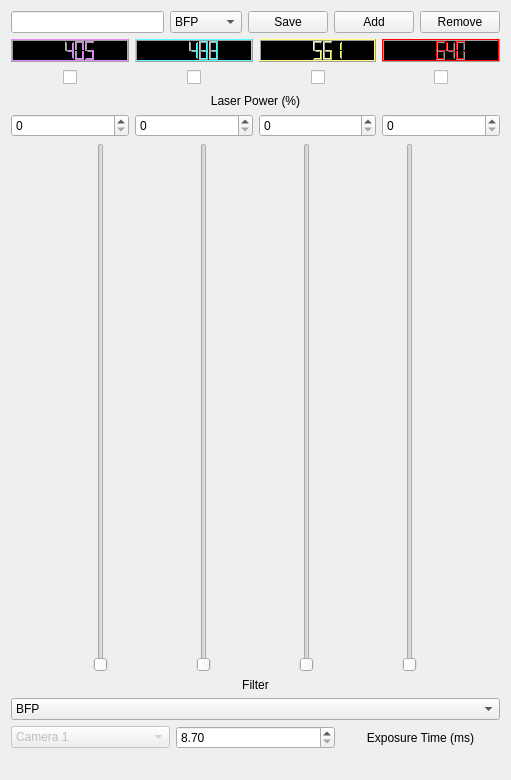
<?xml version="1.0" encoding="UTF-8"?>
<ui version="4.0">
 <class>Form</class>
 <widget class="QWidget" name="Form">
  <property name="geometry">
   <rect>
    <x>0</x>
    <y>0</y>
    <width>511</width>
    <height>780</height>
   </rect>
  </property>
  <property name="windowTitle">
   <string>Form</string>
  </property>
  <layout class="QVBoxLayout" name="verticalLayout">
   <item>
    <layout class="QHBoxLayout" name="horizontalLayout_12">
     <item>
      <widget class="QLineEdit" name="lineEdit_channel_name">
       <property name="minimumSize">
        <size>
         <width>80</width>
         <height>0</height>
        </size>
       </property>
       <property name="text">
        <string/>
       </property>
      </widget>
     </item>
     <item>
      <widget class="QComboBox" name="comboBox_channel_name">
       <item>
        <property name="text">
         <string>BFP</string>
        </property>
       </item>
       <item>
        <property name="text">
         <string>GFP</string>
        </property>
       </item>
       <item>
        <property name="text">
         <string>CY3.5</string>
        </property>
       </item>
       <item>
        <property name="text">
         <string>TexRed</string>
        </property>
       </item>
      </widget>
     </item>
     <item>
      <widget class="QPushButton" name="pb_channel_save">
       <property name="enabled">
        <bool>true</bool>
       </property>
       <property name="text">
        <string>Save</string>
       </property>
      </widget>
     </item>
     <item>
      <widget class="QPushButton" name="pb_channel_add">
       <property name="text">
        <string>Add</string>
       </property>
      </widget>
     </item>
     <item>
      <widget class="QPushButton" name="pb_channel_remove">
       <property name="enabled">
        <bool>true</bool>
       </property>
       <property name="text">
        <string>Remove</string>
       </property>
      </widget>
     </item>
    </layout>
   </item>
   <item>
    <layout class="QHBoxLayout" name="horizontalLayout_17">
     <item>
      <widget class="QLCDNumber" name="lcdNumber_laser_405">
       <property name="palette">
        <palette>
         <active>
          <colorrole role="Light">
           <brush brushstyle="SolidPattern">
            <color alpha="255">
             <red>226</red>
             <green>137</green>
             <blue>255</blue>
            </color>
           </brush>
          </colorrole>
          <colorrole role="Base">
           <brush brushstyle="SolidPattern">
            <color alpha="255">
             <red>255</red>
             <green>255</green>
             <blue>255</blue>
            </color>
           </brush>
          </colorrole>
          <colorrole role="Window">
           <brush brushstyle="SolidPattern">
            <color alpha="255">
             <red>0</red>
             <green>0</green>
             <blue>0</blue>
            </color>
           </brush>
          </colorrole>
         </active>
         <inactive>
          <colorrole role="Light">
           <brush brushstyle="SolidPattern">
            <color alpha="255">
             <red>226</red>
             <green>137</green>
             <blue>255</blue>
            </color>
           </brush>
          </colorrole>
          <colorrole role="Base">
           <brush brushstyle="SolidPattern">
            <color alpha="255">
             <red>255</red>
             <green>255</green>
             <blue>255</blue>
            </color>
           </brush>
          </colorrole>
          <colorrole role="Window">
           <brush brushstyle="SolidPattern">
            <color alpha="255">
             <red>0</red>
             <green>0</green>
             <blue>0</blue>
            </color>
           </brush>
          </colorrole>
         </inactive>
         <disabled>
          <colorrole role="Light">
           <brush brushstyle="SolidPattern">
            <color alpha="255">
             <red>226</red>
             <green>137</green>
             <blue>255</blue>
            </color>
           </brush>
          </colorrole>
          <colorrole role="Base">
           <brush brushstyle="SolidPattern">
            <color alpha="255">
             <red>0</red>
             <green>0</green>
             <blue>0</blue>
            </color>
           </brush>
          </colorrole>
          <colorrole role="Window">
           <brush brushstyle="SolidPattern">
            <color alpha="255">
             <red>0</red>
             <green>0</green>
             <blue>0</blue>
            </color>
           </brush>
          </colorrole>
         </disabled>
        </palette>
       </property>
       <property name="autoFillBackground">
        <bool>true</bool>
       </property>
       <property name="smallDecimalPoint">
        <bool>false</bool>
       </property>
       <property name="value" stdset="0">
        <double>405.000000000000000</double>
       </property>
      </widget>
     </item>
     <item>
      <widget class="QLCDNumber" name="lcdNumber_laser_488">
       <property name="palette">
        <palette>
         <active>
          <colorrole role="Light">
           <brush brushstyle="SolidPattern">
            <color alpha="255">
             <red>85</red>
             <green>255</green>
             <blue>255</blue>
            </color>
           </brush>
          </colorrole>
          <colorrole role="Base">
           <brush brushstyle="SolidPattern">
            <color alpha="255">
             <red>255</red>
             <green>255</green>
             <blue>255</blue>
            </color>
           </brush>
          </colorrole>
          <colorrole role="Window">
           <brush brushstyle="SolidPattern">
            <color alpha="255">
             <red>0</red>
             <green>0</green>
             <blue>0</blue>
            </color>
           </brush>
          </colorrole>
         </active>
         <inactive>
          <colorrole role="Light">
           <brush brushstyle="SolidPattern">
            <color alpha="255">
             <red>85</red>
             <green>255</green>
             <blue>255</blue>
            </color>
           </brush>
          </colorrole>
          <colorrole role="Base">
           <brush brushstyle="SolidPattern">
            <color alpha="255">
             <red>255</red>
             <green>255</green>
             <blue>255</blue>
            </color>
           </brush>
          </colorrole>
          <colorrole role="Window">
           <brush brushstyle="SolidPattern">
            <color alpha="255">
             <red>0</red>
             <green>0</green>
             <blue>0</blue>
            </color>
           </brush>
          </colorrole>
         </inactive>
         <disabled>
          <colorrole role="Light">
           <brush brushstyle="SolidPattern">
            <color alpha="255">
             <red>85</red>
             <green>255</green>
             <blue>255</blue>
            </color>
           </brush>
          </colorrole>
          <colorrole role="Base">
           <brush brushstyle="SolidPattern">
            <color alpha="255">
             <red>0</red>
             <green>0</green>
             <blue>0</blue>
            </color>
           </brush>
          </colorrole>
          <colorrole role="Window">
           <brush brushstyle="SolidPattern">
            <color alpha="255">
             <red>0</red>
             <green>0</green>
             <blue>0</blue>
            </color>
           </brush>
          </colorrole>
         </disabled>
        </palette>
       </property>
       <property name="autoFillBackground">
        <bool>true</bool>
       </property>
       <property name="smallDecimalPoint">
        <bool>false</bool>
       </property>
       <property name="value" stdset="0">
        <double>488.000000000000000</double>
       </property>
      </widget>
     </item>
     <item>
      <widget class="QLCDNumber" name="lcdNumber_laser_561">
       <property name="palette">
        <palette>
         <active>
          <colorrole role="Light">
           <brush brushstyle="SolidPattern">
            <color alpha="255">
             <red>255</red>
             <green>255</green>
             <blue>127</blue>
            </color>
           </brush>
          </colorrole>
          <colorrole role="Base">
           <brush brushstyle="SolidPattern">
            <color alpha="255">
             <red>255</red>
             <green>255</green>
             <blue>255</blue>
            </color>
           </brush>
          </colorrole>
          <colorrole role="Window">
           <brush brushstyle="SolidPattern">
            <color alpha="255">
             <red>0</red>
             <green>0</green>
             <blue>0</blue>
            </color>
           </brush>
          </colorrole>
         </active>
         <inactive>
          <colorrole role="Light">
           <brush brushstyle="SolidPattern">
            <color alpha="255">
             <red>255</red>
             <green>255</green>
             <blue>127</blue>
            </color>
           </brush>
          </colorrole>
          <colorrole role="Base">
           <brush brushstyle="SolidPattern">
            <color alpha="255">
             <red>255</red>
             <green>255</green>
             <blue>255</blue>
            </color>
           </brush>
          </colorrole>
          <colorrole role="Window">
           <brush brushstyle="SolidPattern">
            <color alpha="255">
             <red>0</red>
             <green>0</green>
             <blue>0</blue>
            </color>
           </brush>
          </colorrole>
         </inactive>
         <disabled>
          <colorrole role="Light">
           <brush brushstyle="SolidPattern">
            <color alpha="255">
             <red>255</red>
             <green>255</green>
             <blue>127</blue>
            </color>
           </brush>
          </colorrole>
          <colorrole role="Base">
           <brush brushstyle="SolidPattern">
            <color alpha="255">
             <red>0</red>
             <green>0</green>
             <blue>0</blue>
            </color>
           </brush>
          </colorrole>
          <colorrole role="Window">
           <brush brushstyle="SolidPattern">
            <color alpha="255">
             <red>0</red>
             <green>0</green>
             <blue>0</blue>
            </color>
           </brush>
          </colorrole>
         </disabled>
        </palette>
       </property>
       <property name="autoFillBackground">
        <bool>true</bool>
       </property>
       <property name="smallDecimalPoint">
        <bool>false</bool>
       </property>
       <property name="value" stdset="0">
        <double>561.000000000000000</double>
       </property>
      </widget>
     </item>
     <item>
      <widget class="QLCDNumber" name="lcdNumber_laser_640">
       <property name="palette">
        <palette>
         <active>
          <colorrole role="Light">
           <brush brushstyle="SolidPattern">
            <color alpha="255">
             <red>255</red>
             <green>0</green>
             <blue>0</blue>
            </color>
           </brush>
          </colorrole>
          <colorrole role="Base">
           <brush brushstyle="SolidPattern">
            <color alpha="255">
             <red>255</red>
             <green>255</green>
             <blue>255</blue>
            </color>
           </brush>
          </colorrole>
          <colorrole role="Window">
           <brush brushstyle="SolidPattern">
            <color alpha="255">
             <red>0</red>
             <green>0</green>
             <blue>0</blue>
            </color>
           </brush>
          </colorrole>
         </active>
         <inactive>
          <colorrole role="Light">
           <brush brushstyle="SolidPattern">
            <color alpha="255">
             <red>255</red>
             <green>0</green>
             <blue>0</blue>
            </color>
           </brush>
          </colorrole>
          <colorrole role="Base">
           <brush brushstyle="SolidPattern">
            <color alpha="255">
             <red>255</red>
             <green>255</green>
             <blue>255</blue>
            </color>
           </brush>
          </colorrole>
          <colorrole role="Window">
           <brush brushstyle="SolidPattern">
            <color alpha="255">
             <red>0</red>
             <green>0</green>
             <blue>0</blue>
            </color>
           </brush>
          </colorrole>
         </inactive>
         <disabled>
          <colorrole role="Light">
           <brush brushstyle="SolidPattern">
            <color alpha="255">
             <red>255</red>
             <green>0</green>
             <blue>0</blue>
            </color>
           </brush>
          </colorrole>
          <colorrole role="Base">
           <brush brushstyle="SolidPattern">
            <color alpha="255">
             <red>0</red>
             <green>0</green>
             <blue>0</blue>
            </color>
           </brush>
          </colorrole>
          <colorrole role="Window">
           <brush brushstyle="SolidPattern">
            <color alpha="255">
             <red>0</red>
             <green>0</green>
             <blue>0</blue>
            </color>
           </brush>
          </colorrole>
         </disabled>
        </palette>
       </property>
       <property name="autoFillBackground">
        <bool>true</bool>
       </property>
       <property name="smallDecimalPoint">
        <bool>false</bool>
       </property>
       <property name="value" stdset="0">
        <double>640.000000000000000</double>
       </property>
      </widget>
     </item>
    </layout>
   </item>
   <item>
    <layout class="QHBoxLayout" name="horizontalLayout_19">
     <item>
      <layout class="QHBoxLayout" name="horizontalLayout_6">
       <item>
        <spacer name="horizontalSpacer">
         <property name="orientation">
          <enum>Qt::Horizontal</enum>
         </property>
         <property name="sizeHint" stdset="0">
          <size>
           <width>18</width>
           <height>20</height>
          </size>
         </property>
        </spacer>
       </item>
       <item>
        <widget class="QCheckBox" name="checkBox_laser_405">
         <property name="toolTip">
          <string>Enable or disable the 405 nm channel for acquisition (Snoutscope protocol).</string>
         </property>
         <property name="text">
          <string/>
         </property>
        </widget>
       </item>
       <item>
        <spacer name="horizontalSpacer_2">
         <property name="orientation">
          <enum>Qt::Horizontal</enum>
         </property>
         <property name="sizeHint" stdset="0">
          <size>
           <width>18</width>
           <height>20</height>
          </size>
         </property>
        </spacer>
       </item>
      </layout>
     </item>
     <item>
      <layout class="QHBoxLayout" name="horizontalLayout_9">
       <item>
        <spacer name="horizontalSpacer_6">
         <property name="orientation">
          <enum>Qt::Horizontal</enum>
         </property>
         <property name="sizeHint" stdset="0">
          <size>
           <width>18</width>
           <height>20</height>
          </size>
         </property>
        </spacer>
       </item>
       <item>
        <widget class="QCheckBox" name="checkBox_laser_488">
         <property name="toolTip">
          <string>Enable or disable the 488 nm channel for acquisition (Snoutscope protocol).</string>
         </property>
         <property name="text">
          <string/>
         </property>
        </widget>
       </item>
       <item>
        <spacer name="horizontalSpacer_3">
         <property name="orientation">
          <enum>Qt::Horizontal</enum>
         </property>
         <property name="sizeHint" stdset="0">
          <size>
           <width>18</width>
           <height>20</height>
          </size>
         </property>
        </spacer>
       </item>
      </layout>
     </item>
     <item>
      <layout class="QHBoxLayout" name="horizontalLayout_10">
       <item>
        <spacer name="horizontalSpacer_7">
         <property name="orientation">
          <enum>Qt::Horizontal</enum>
         </property>
         <property name="sizeHint" stdset="0">
          <size>
           <width>18</width>
           <height>20</height>
          </size>
         </property>
        </spacer>
       </item>
       <item>
        <widget class="QCheckBox" name="checkBox_laser_561">
         <property name="toolTip">
          <string>Enable or disable the 561 nm channel for acquisition (Snoutscope protocol).</string>
         </property>
         <property name="text">
          <string/>
         </property>
        </widget>
       </item>
       <item>
        <spacer name="horizontalSpacer_4">
         <property name="orientation">
          <enum>Qt::Horizontal</enum>
         </property>
         <property name="sizeHint" stdset="0">
          <size>
           <width>18</width>
           <height>20</height>
          </size>
         </property>
        </spacer>
       </item>
      </layout>
     </item>
     <item>
      <layout class="QHBoxLayout" name="horizontalLayout_11">
       <item>
        <spacer name="horizontalSpacer_8">
         <property name="orientation">
          <enum>Qt::Horizontal</enum>
         </property>
         <property name="sizeHint" stdset="0">
          <size>
           <width>18</width>
           <height>20</height>
          </size>
         </property>
        </spacer>
       </item>
       <item>
        <widget class="QCheckBox" name="checkBox_laser_640">
         <property name="toolTip">
          <string>Enable or disable the 640 nm channel for acquisition (Snoutscope protocol).</string>
         </property>
         <property name="text">
          <string/>
         </property>
        </widget>
       </item>
       <item>
        <spacer name="horizontalSpacer_5">
         <property name="orientation">
          <enum>Qt::Horizontal</enum>
         </property>
         <property name="sizeHint" stdset="0">
          <size>
           <width>18</width>
           <height>20</height>
          </size>
         </property>
        </spacer>
       </item>
      </layout>
     </item>
    </layout>
   </item>
   <item>
    <widget class="QLabel" name="label_laser_power">
     <property name="autoFillBackground">
      <bool>false</bool>
     </property>
     <property name="text">
      <string>Laser Power (%)</string>
     </property>
     <property name="alignment">
      <set>Qt::AlignCenter</set>
     </property>
    </widget>
   </item>
   <item>
    <layout class="QHBoxLayout" name="horizontalLayout_13">
     <item>
      <widget class="QSpinBox" name="spinBox_laser_405">
       <property name="toolTip">
        <string>Set the laser power for the 405 nm channel as a percentage of its maximum output.</string>
       </property>
       <property name="maximum">
        <number>100</number>
       </property>
      </widget>
     </item>
     <item>
      <widget class="QSpinBox" name="spinBox_laser_488">
       <property name="toolTip">
        <string>Set the laser power for the 488 nm channel as a percentage of its maximum output.</string>
       </property>
       <property name="maximum">
        <number>100</number>
       </property>
      </widget>
     </item>
     <item>
      <widget class="QSpinBox" name="spinBox_laser_561">
       <property name="toolTip">
        <string>Set the laser power for the 561 nm channel as a percentage of its maximum output.</string>
       </property>
       <property name="maximum">
        <number>100</number>
       </property>
      </widget>
     </item>
     <item>
      <widget class="QSpinBox" name="spinBox_laser_640">
       <property name="toolTip">
        <string>Set the laser power for the 640 nm channel as a percentage of its maximum output.</string>
       </property>
       <property name="maximum">
        <number>100</number>
       </property>
      </widget>
     </item>
    </layout>
   </item>
   <item>
    <layout class="QHBoxLayout" name="horizontalLayout_14">
     <item>
      <widget class="QSlider" name="slider_laser_405">
       <property name="maximumSize">
        <size>
         <width>16777215</width>
         <height>16777215</height>
        </size>
       </property>
       <property name="toolTip">
        <string>Set the laser power for the 405 nm channel as a percentage of its maximum output.</string>
       </property>
       <property name="maximum">
        <number>100</number>
       </property>
       <property name="orientation">
        <enum>Qt::Vertical</enum>
       </property>
      </widget>
     </item>
     <item>
      <widget class="QSlider" name="slider_laser_488">
       <property name="maximumSize">
        <size>
         <width>16777215</width>
         <height>16777215</height>
        </size>
       </property>
       <property name="toolTip">
        <string>Set the laser power for the 488 nm channel as a percentage of its maximum output.</string>
       </property>
       <property name="maximum">
        <number>100</number>
       </property>
       <property name="orientation">
        <enum>Qt::Vertical</enum>
       </property>
      </widget>
     </item>
     <item>
      <widget class="QSlider" name="slider_laser_561">
       <property name="maximumSize">
        <size>
         <width>16777215</width>
         <height>16777215</height>
        </size>
       </property>
       <property name="toolTip">
        <string>Set the laser power for the 561 nm channel as a percentage of its maximum output.</string>
       </property>
       <property name="maximum">
        <number>100</number>
       </property>
       <property name="orientation">
        <enum>Qt::Vertical</enum>
       </property>
      </widget>
     </item>
     <item>
      <widget class="QSlider" name="slider_laser_640">
       <property name="maximumSize">
        <size>
         <width>16777215</width>
         <height>16777215</height>
        </size>
       </property>
       <property name="toolTip">
        <string>Set the laser power for the 640 nm channel as a percentage of its maximum output.</string>
       </property>
       <property name="maximum">
        <number>100</number>
       </property>
       <property name="orientation">
        <enum>Qt::Vertical</enum>
       </property>
      </widget>
     </item>
    </layout>
   </item>
   <item>
    <widget class="QLabel" name="label_channel_filter">
     <property name="text">
      <string>Filter</string>
     </property>
     <property name="alignment">
      <set>Qt::AlignCenter</set>
     </property>
    </widget>
   </item>
   <item>
    <widget class="QComboBox" name="comboBox_channel_filter">
     <item>
      <property name="text">
       <string>BFP</string>
      </property>
     </item>
     <item>
      <property name="text">
       <string>GFP</string>
      </property>
     </item>
     <item>
      <property name="text">
       <string>CY3.5</string>
      </property>
     </item>
     <item>
      <property name="text">
       <string>TexRed</string>
      </property>
     </item>
    </widget>
   </item>
   <item>
    <layout class="QHBoxLayout" name="horizontalLayout_15">
     <item>
      <widget class="QComboBox" name="comboBox_channel_camera">
       <property name="enabled">
        <bool>false</bool>
       </property>
       <property name="minimumSize">
        <size>
         <width>90</width>
         <height>0</height>
        </size>
       </property>
       <property name="toolTip">
        <string>Select the camera to be used for the 405 nm channel.</string>
       </property>
       <item>
        <property name="text">
         <string>Camera 1</string>
        </property>
       </item>
      </widget>
     </item>
     <item>
      <widget class="QDoubleSpinBox" name="spinBox_channel_exposure_time">
       <property name="toolTip">
        <string>Set the exposure time for the 405 nm channel in milliseconds.</string>
       </property>
       <property name="decimals">
        <number>2</number>
       </property>
       <property name="minimum">
        <double>8.699999999999999</double>
       </property>
       <property name="maximum">
        <double>999.990000000000009</double>
       </property>
       <property name="value">
        <double>8.699999999999999</double>
       </property>
      </widget>
     </item>
     <item>
      <widget class="QLabel" name="label_channel_exposure_time">
       <property name="text">
        <string>Exposure Time (ms)</string>
       </property>
       <property name="alignment">
        <set>Qt::AlignCenter</set>
       </property>
      </widget>
     </item>
    </layout>
   </item>
   <item>
    <widget class="QLabel" name="label_status">
     <property name="autoFillBackground">
      <bool>true</bool>
     </property>
     <property name="text">
      <string/>
     </property>
    </widget>
   </item>
  </layout>
 </widget>
 <resources/>
 <connections>
  <connection>
   <sender>spinBox_laser_405</sender>
   <signal>valueChanged(int)</signal>
   <receiver>slider_laser_405</receiver>
   <slot>setValue(int)</slot>
   <hints>
    <hint type="sourcelabel">
     <x>70</x>
     <y>145</y>
    </hint>
    <hint type="destinationlabel">
     <x>97</x>
     <y>349</y>
    </hint>
   </hints>
  </connection>
  <connection>
   <sender>spinBox_laser_488</sender>
   <signal>valueChanged(int)</signal>
   <receiver>slider_laser_488</receiver>
   <slot>setValue(int)</slot>
   <hints>
    <hint type="sourcelabel">
     <x>193</x>
     <y>145</y>
    </hint>
    <hint type="destinationlabel">
     <x>201</x>
     <y>349</y>
    </hint>
   </hints>
  </connection>
  <connection>
   <sender>spinBox_laser_561</sender>
   <signal>valueChanged(int)</signal>
   <receiver>slider_laser_561</receiver>
   <slot>setValue(int)</slot>
   <hints>
    <hint type="sourcelabel">
     <x>317</x>
     <y>145</y>
    </hint>
    <hint type="destinationlabel">
     <x>305</x>
     <y>349</y>
    </hint>
   </hints>
  </connection>
  <connection>
   <sender>spinBox_laser_640</sender>
   <signal>valueChanged(int)</signal>
   <receiver>slider_laser_640</receiver>
   <slot>setValue(int)</slot>
   <hints>
    <hint type="sourcelabel">
     <x>440</x>
     <y>145</y>
    </hint>
    <hint type="destinationlabel">
     <x>409</x>
     <y>349</y>
    </hint>
   </hints>
  </connection>
  <connection>
   <sender>slider_laser_405</sender>
   <signal>valueChanged(int)</signal>
   <receiver>spinBox_laser_405</receiver>
   <slot>setValue(int)</slot>
   <hints>
    <hint type="sourcelabel">
     <x>97</x>
     <y>349</y>
    </hint>
    <hint type="destinationlabel">
     <x>70</x>
     <y>145</y>
    </hint>
   </hints>
  </connection>
  <connection>
   <sender>slider_laser_488</sender>
   <signal>valueChanged(int)</signal>
   <receiver>spinBox_laser_488</receiver>
   <slot>setValue(int)</slot>
   <hints>
    <hint type="sourcelabel">
     <x>201</x>
     <y>349</y>
    </hint>
    <hint type="destinationlabel">
     <x>193</x>
     <y>145</y>
    </hint>
   </hints>
  </connection>
  <connection>
   <sender>slider_laser_561</sender>
   <signal>valueChanged(int)</signal>
   <receiver>spinBox_laser_561</receiver>
   <slot>setValue(int)</slot>
   <hints>
    <hint type="sourcelabel">
     <x>305</x>
     <y>349</y>
    </hint>
    <hint type="destinationlabel">
     <x>317</x>
     <y>145</y>
    </hint>
   </hints>
  </connection>
  <connection>
   <sender>slider_laser_640</sender>
   <signal>valueChanged(int)</signal>
   <receiver>spinBox_laser_640</receiver>
   <slot>setValue(int)</slot>
   <hints>
    <hint type="sourcelabel">
     <x>409</x>
     <y>349</y>
    </hint>
    <hint type="destinationlabel">
     <x>440</x>
     <y>145</y>
    </hint>
   </hints>
  </connection>
 </connections>
</ui>
